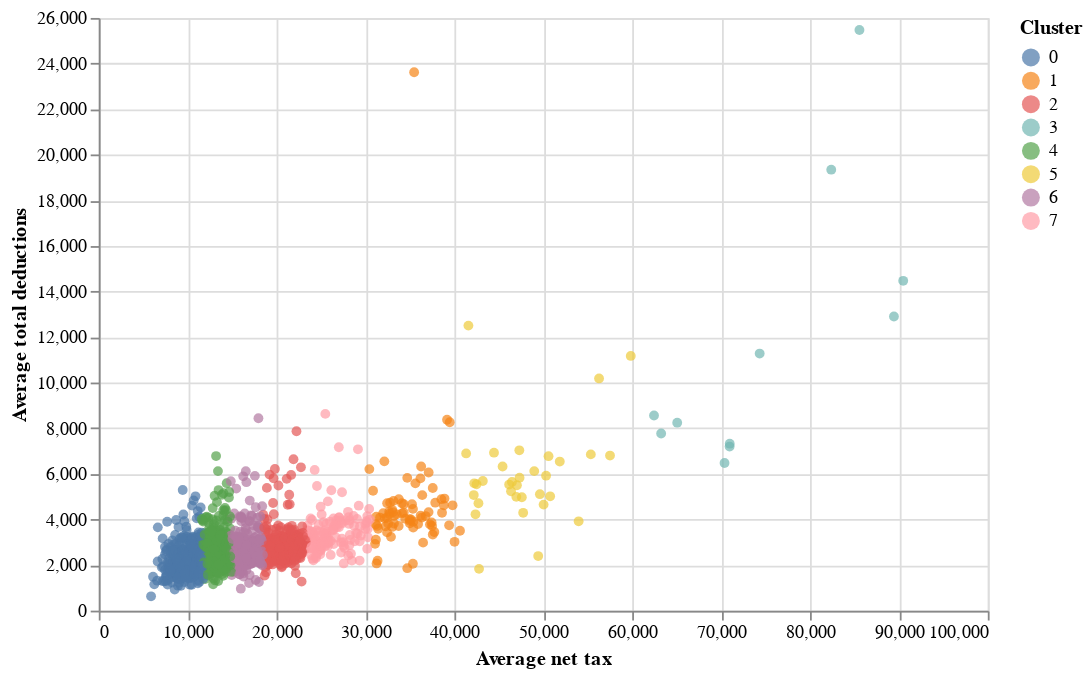

The code cell stored with this chart in its notebook:
### Code cell
# Instanciando un gráfico de dispersión
scatter_plot1 = alt.Chart(df).mark_circle()

# Especificando la visualización del gráfico de dispersión y opciones de interactividad
scatter_plot1.encode(x = 'Average net tax',
                     y = 'Average total deductions',
                     color = 'Cluster:N',
                     tooltip = ['Postcode', 'Cluster',
                                'Average total deductions',
                                'Average net tax']).properties(width = 495,
                                                               height = 330).interactive()

### Figure 1 — Vega-Lite specification as saved in the notebook (floating-point values rounded to 4 significant figures; data arrays with more than 128 entries replaced by an {"elided": "..."} marker saying what was removed)
{"config": {"view": {"continuousWidth": 300, "continuousHeight": 300}}, "data": {"name": "data-512b91750db250383ee3fbf619be7434"}, "mark": {"type": "circle"}, "encoding": {"color": {"field": "Cluster", "type": "nominal"}, "tooltip": [{"field": "Postcode", "type": "quantitative"}, {"field": "Cluster", "type": "quantitative"}, {"field": "Average total deductions", "type": "quantitative"}, {"field": "Average net tax", "type": "quantitative"}], "x": {"field": "Average net tax", "type": "quantitative"}, "y": {"field": "Average total deductions", "type": "quantitative"}}, "height": 330, "params": [{"name": "param_1", "select": {"type": "interval", "encodings": ["x", "y"]}, "bind": "scales"}], "width": 495, "$schema": "https://vega.github.io/schema/vega-lite/v5.20.1.json", "datasets": {"data-512b91750db250383ee3fbf619be7434": {"elided": "2473 records"}}}
